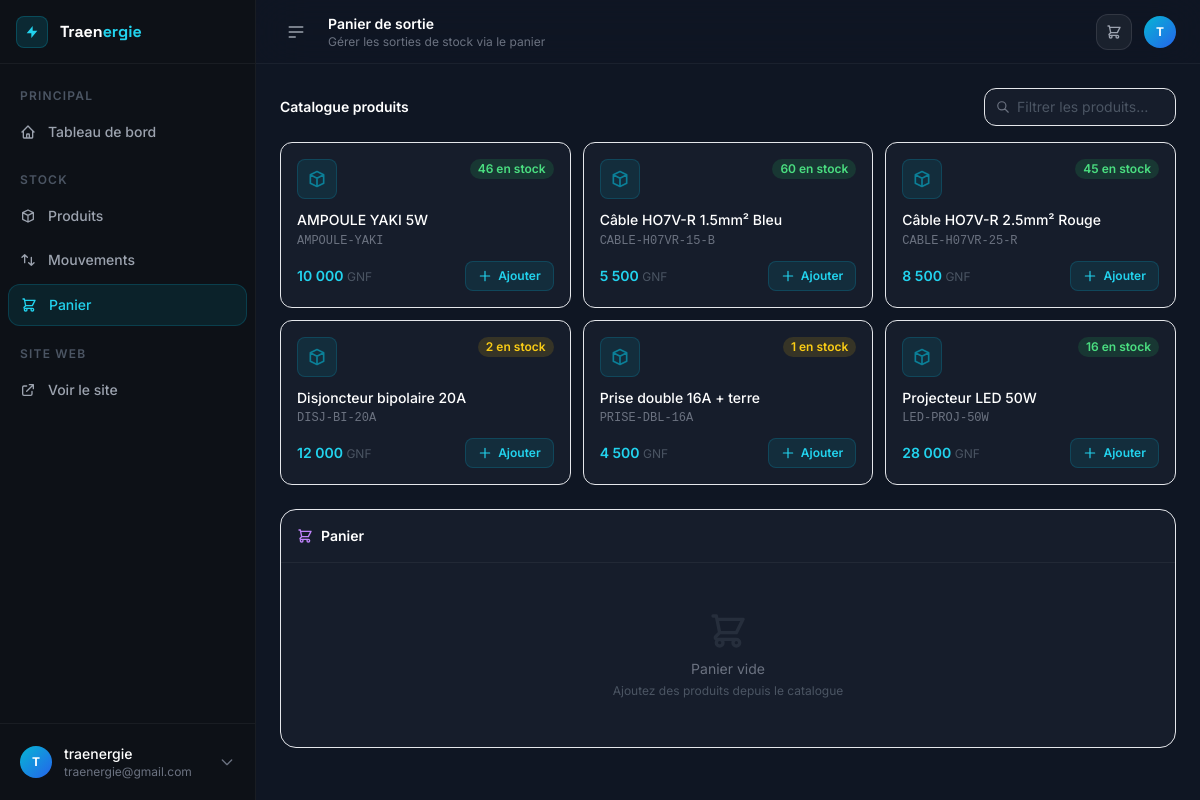
The app's page /dashboard/cart/ (signed in) with its own data.
### apps/stock/models.py (models this page shows, shortened)
class Product(models.Model):
    category = models.ForeignKey(
        Category, on_delete=models.PROTECT, related_name="products", verbose_name="Catégorie"
    )
    unit = models.ForeignKey(
        Unit, on_delete=models.PROTECT, related_name="products", verbose_name="Unité", null=True, blank=True
    )
    supplier = models.ForeignKey(
        Supplier, on_delete=models.SET_NULL, null=True, blank=True, related_name="products", verbose_name="Fournisseur"
    )
    name = models.CharField(max_length=200, verbose_name="Nom du produit")
    sku = models.CharField(max_length=100, unique=True, verbose_name="Référence SKU")
    description = models.TextField(blank=True, verbose_name="Description")
    image = models.ImageField(upload_to="products/", blank=True, null=True, verbose_name="Image")
    unit_price = models.DecimalField(max_digits=12, decimal_places=2, verbose_name="Prix unitaire (GNF)")
    quantity_in_stock = models.PositiveIntegerField(default=0, verbose_name="Quantité en stock")
    min_stock_level = models.PositiveIntegerField(default=5, verbose_name="Stock minimum d'alerte")
    is_active = models.BooleanField(default=True, verbose_name="Actif")
    created_at = models.DateTimeField(auto_now_add=True)
    updated_at = models.DateTimeField(auto_now=True)
    class Meta:
        verbose_name = "Produit"
        verbose_name_plural = "Produits"
        ordering = ["name"]

### apps/stock/views.py (the view)
# urls.py: path("cart/", views.cart_view, name="cart"),
@login_required
def cart_view(request):
    cart, _ = Cart.objects.get_or_create(user=request.user)
    products = Product.objects.filter(is_active=True, quantity_in_stock__gt=0).select_related("category")
    context = {
        "cart": cart,
        "cart_items": cart.items.select_related("product__category").all(),
        "products": products,
    }
    return render(request, "stock/cart.html", context)

### apps/stock/context_processors.py (called while the page is built)
def cart_context(request):
    cart_count = 0
    cart_total = 0
    if request.user.is_authenticated:
        try:
            cart = request.user.cart
            cart_count = cart.total_items
            cart_total = cart.total_price
        except Cart.DoesNotExist:
            pass
    return {
        "cart_count": cart_count,
        "cart_total": cart_total,
    }

### apps/stock/models.py (called while the page is built)
    @property
    def total_items(self):
        return sum(item.quantity for item in self.items.all())

    @property
    def total_price(self):
        return sum(item.subtotal for item in self.items.all())

### templates/stock/cart.html (shortened to what this page needs)
{% extends "base_dashboard.html" %}
{% load humanize %}
{% block page_title %}Panier de sortie{% endblock %}
{% block page_subtitle %}Gérer les sorties de stock via le panier{% endblock %}
{% block content %}
<div class="grid grid-cols-1 xl:grid-cols-3 gap-6" x-data="{ showProducts: true }">
  <div class="xl:col-span-2 space-y-4">
    <div class="flex items-center justify-between">
      <h3 class="font-semibold text-white text-sm">Catalogue produits</h3>
      <div class="relative">
        <svg class="absolute left-3 top-1/2 -translate-y-1/2 w-3.5 h-3.5 text-gray-500" fill="none" stroke="currentColor" viewBox="0 0 24 24"><path stroke-linecap="round" stroke-linejoin="round" stroke-width="2" d="M21 21l-6-6m2-5a7 7 0 11-14 0 7 7 0 0114 0z"/></svg>
        <input type="text" placeholder="Filtrer les produits…" id="product-search"
               class="bg-card border border-white/8 rounded-xl pl-8 pr-3 py-2 text-sm text-white placeholder-gray-600 focus:outline-none focus:border-cyan-500/50 transition w-48"
               oninput="filterProducts(this.value)">
      </div>
    </div>
    <div id="product-grid" class="grid grid-cols-1 sm:grid-cols-2 lg:grid-cols-3 gap-3">
      {% for product in products %}
      <div class="product-card bg-card border border-white/8 rounded-xl p-4 hover:border-cyan-500/30 transition group"
           data-name="{{ product.name|lower }}">
        <div class="flex items-start justify-between mb-3">
          <div class="w-10 h-10 rounded-lg bg-cyan-500/10 border border-cyan-500/20 flex items-center justify-center shrink-0">
            {% if product.image %}
            <img src="{{ product.image.url }}" class="w-full h-full object-cover rounded-lg" alt="">
            {% else %}
            <svg class="w-5 h-5 text-cyan-500/60" fill="none" stroke="currentColor" viewBox="0 0 24 24"><path stroke-linecap="round" stroke-linejoin="round" stroke-width="2" d="M20 7l-8-4-8 4m16 0l-8 4m8-4v10l-8 4m0-10L4 7m8 4v10M4 7v10l8 4"/></svg>
            {% endif %}
          </div>
          <span class="px-2 py-0.5 rounded-full text-xs font-semibold
            {% if product.quantity_in_stock > 10 %}bg-green-500/15 text-green-400
            {% elif product.quantity_in_stock > 0 %}bg-yellow-500/15 text-yellow-400
            {% else %}bg-red-500/15 text-red-400{% endif %}">
            {{ product.quantity_in_stock }} en stock
          </span>
        </div>
        <h4 class="text-white text-sm font-medium mb-1 line-clamp-2 leading-tight">{{ product.name }}</h4>
        <p class="text-gray-500 text-xs mb-3 font-mono">{{ product.sku }}</p>
        <div class="flex items-center justify-between">
          <span class="text-cyan-400 font-semibold text-sm">{{ product.unit_price|floatformat:0|intcomma }} <span class="text-gray-600 font-normal text-xs">GNF</span></span>
          <button hx-post="{% url 'dashboard:cart_add' product.id %}"
                  hx-target="#cart-panel"
                  hx-swap="innerHTML"
                  hx-headers='{"X-CSRFToken": "{{ csrf_token }}"}'
                  class="flex items-center gap-1.5 px-3 py-1.5 text-xs font-semibold rounded-lg transition
                    {% if product.quantity_in_stock > 0 %}bg-cyan-500/10 hover:bg-cyan-500/20 text-cyan-400 border border-cyan-500/20
                    {% else %}bg-white/5 text-gray-600 border border-white/5 cursor-not-allowed{% endif %}">
            <svg class="w-3.5 h-3.5" fill="none" stroke="currentColor" viewBox="0 0 24 24"><path stroke-linecap="round" stroke-linejoin="round" stroke-width="2" d="M12 4v16m8-8H4"/></svg>
            Ajouter
          </button>
        </div>
      </div>
      {% endfor %}
    </div>
  </div>
  <div class="xl:col-span-1">
    <div id="cart-panel">
      {% include "stock/partials/cart_sidebar.html" %}
    </div>
  </div>
</div>
{% endblock %}

### templates/base_dashboard.html (shortened to what this page needs)
<!DOCTYPE html>
<html lang="fr" class="h-full">
<head>
  <script src="https://cdn.tailwindcss.com"></script>
  {% load static %}
  <link rel="stylesheet" href="{% static 'css/custom.css' %}">
</head>
<body class="h-full bg-canvas text-gray-100 font-sans antialiased"
      x-data="{ sidebarOpen: true, mobileMenuOpen: false }">
<div class="flex h-full min-h-screen">
  <aside :class="sidebarOpen ? 'w-64' : 'w-16'"
         class="hidden lg:flex flex-col bg-sidebar border-r border-white/5 transition-all duration-300 ease-in-out shrink-0 fixed inset-y-0 left-0 z-40">
    <div class="flex items-center gap-3 px-4 h-16 border-b border-white/5">
      <div class="w-8 h-8 flex items-center justify-center bg-cyan-500/15 border border-cyan-500/25 rounded-lg shrink-0">
        <svg class="w-4 h-4 text-cyan-400" fill="currentColor" viewBox="0 0 24 24"><path d="M13 10V3L4 14h7v7l9-11h-7z"/></svg>
      </div>
      <span x-show="sidebarOpen" x-transition class="font-display font-bold text-base whitespace-nowrap">
        <span class="text-white">Traen</span><span class="text-cyan-400">ergie</span>
      </span>
    </div>
    <nav class="flex-1 px-2 py-4 space-y-1 overflow-y-auto">
      <p x-show="sidebarOpen" class="px-3 pt-2 pb-1 text-gray-600 text-xs font-semibold uppercase tracking-widest">Principal</p>
      <a href="{% url 'dashboard:home' %}"
         class="flex items-center gap-3 px-3 py-2.5 rounded-xl text-sm font-medium transition
                {% if request.resolver_match.url_name == 'home' %}bg-cyan-500/10 text-cyan-400 border border-cyan-500/20{% else %}text-gray-400 hover:bg-white/5 hover:text-white{% endif %}">
        <svg class="w-4 h-4 shrink-0" fill="none" stroke="currentColor" viewBox="0 0 24 24"><path stroke-linecap="round" stroke-linejoin="round" stroke-width="2" d="M3 12l2-2m0 0l7-7 7 7M5 10v10a1 1 0 001 1h3m10-11l2 2m-2-2v10a1 1 0 01-1 1h-3m-6 0a1 1 0 001-1v-4a1 1 0 011-1h2a1 1 0 011 1v4a1 1 0 001 1m-6 0h6"/></svg>
        <span x-show="sidebarOpen" x-transition>Tableau de bord</span>
      </a>
      <p x-show="sidebarOpen" class="px-3 pt-4 pb-1 text-gray-600 text-xs font-semibold uppercase tracking-widest">Stock</p>
      <a href="{% url 'dashboard:products' %}"
         class="flex items-center gap-3 px-3 py-2.5 rounded-xl text-sm font-medium transition
                {% if request.resolver_match.url_name == 'products' %}bg-cyan-500/10 text-cyan-400 border border-cyan-500/20{% else %}text-gray-400 hover:bg-white/5 hover:text-white{% endif %}">
        <svg class="w-4 h-4 shrink-0" fill="none" stroke="currentColor" viewBox="0 0 24 24"><path stroke-linecap="round" stroke-linejoin="round" stroke-width="2" d="M20 7l-8-4-8 4m16 0l-8 4m8-4v10l-8 4m0-10L4 7m8 4v10M4 7v10l8 4"/></svg>
        <span x-show="sidebarOpen" x-transition>Produits</span>
      </a>
      <a href="{% url 'dashboard:stock_movements' %}"
         class="flex items-center gap-3 px-3 py-2.5 rounded-xl text-sm font-medium transition
                {% if request.resolver_match.url_name == 'stock_movements' %}bg-cyan-500/10 text-cyan-400 border border-cyan-500/20{% else %}text-gray-400 hover:bg-white/5 hover:text-white{% endif %}">
        <svg class="w-4 h-4 shrink-0" fill="none" stroke="currentColor" viewBox="0 0 24 24"><path stroke-linecap="round" stroke-linejoin="round" stroke-width="2" d="M7 16V4m0 0L3 8m4-4l4 4m6 0v12m0 0l4-4m-4 4l-4-4"/></svg>
        <span x-show="sidebarOpen" x-transition>Mouvements</span>
      </a>
      <a href="{% url 'dashboard:cart' %}"
         class="flex items-center gap-3 px-3 py-2.5 rounded-xl text-sm font-medium transition
                {% if request.resolver_match.url_name == 'cart' %}bg-cyan-500/10 text-cyan-400 border border-cyan-500/20{% else %}text-gray-400 hover:bg-white/5 hover:text-white{% endif %}">
        <svg class="w-4 h-4 shrink-0" fill="none" stroke="currentColor" viewBox="0 0 24 24"><path stroke-linecap="round" stroke-linejoin="round" stroke-width="2" d="M3 3h2l.4 2M7 13h10l4-8H5.4M7 13L5.4 5M7 13l-2.293 2.293c-.63.63-.184 1.707.707 1.707H17m0 0a2 2 0 100 4 2 2 0 000-4zm-8 2a2 2 0 11-4 0 2 2 0 014 0z"/></svg>
        <span x-show="sidebarOpen" x-transition class="flex-1">Panier</span>
      </a>
      <p x-show="sidebarOpen" class="px-3 pt-4 pb-1 text-gray-600 text-xs font-semibold uppercase tracking-widest">Site web</p>
      <a href="{% url 'website:home' %}" target="_blank"
         class="flex items-center gap-3 px-3 py-2.5 rounded-xl text-sm font-medium text-gray-400 hover:bg-white/5 hover:text-white transition">
        <svg class="w-4 h-4 shrink-0" fill="none" stroke="currentColor" viewBox="0 0 24 24"><path stroke-linecap="round" stroke-linejoin="round" stroke-width="2" d="M10 6H6a2 2 0 00-2 2v10a2 2 0 002 2h10a2 2 0 002-2v-4M14 4h6m0 0v6m0-6L10 14"/></svg>
        <span x-show="sidebarOpen" x-transition>Voir le site</span>
      </a>
    </nav>
    <div class="border-t border-white/5 p-3">
      <div x-data="{ open: false }" class="relative">
        <button @click="open = !open" class="flex items-center gap-3 w-full px-2 py-2 rounded-xl hover:bg-white/5 transition">
          <div class="w-8 h-8 rounded-full bg-gradient-to-br from-cyan-500 to-blue-600 flex items-center justify-center text-white text-xs font-bold shrink-0">
            {{ request.user.username|first|upper }}
          </div>
          <div x-show="sidebarOpen" class="text-left flex-1 min-w-0">
            <div class="text-sm font-medium text-white truncate">{{ request.user.get_full_name|default:request.user.username }}</div>
            <div class="text-xs text-gray-500 truncate">{{ request.user.email|default:"" }}</div>
          </div>
          <svg x-show="sidebarOpen" class="w-4 h-4 text-gray-500 shrink-0" fill="none" stroke="currentColor" viewBox="0 0 24 24"><path stroke-linecap="round" stroke-linejoin="round" stroke-width="2" d="M19 9l-7 7-7-7"/></svg>
        </button>
      </div>
    </div>
  </aside>
  <div :class="sidebarOpen ? 'lg:ml-64' : 'lg:ml-16'"
       class="flex-1 flex flex-col min-w-0 transition-all duration-300">
    <header class="sticky top-0 z-30 flex items-center gap-4 h-16 px-4 lg:px-6 bg-canvas/80 backdrop-blur-xl border-b border-white/5">
      <button @click="sidebarOpen = !sidebarOpen"
              class="hidden lg:flex items-center justify-center w-8 h-8 rounded-lg hover:bg-white/5 text-gray-400 hover:text-white transition">
        <svg class="w-5 h-5" fill="none" stroke="currentColor" viewBox="0 0 24 24"><path stroke-linecap="round" stroke-linejoin="round" stroke-width="2" d="M4 6h16M4 12h16M4 18h7"/></svg>
      </button>
      <div class="flex-1">
        <h1 class="text-sm font-semibold text-white">{% block page_title %}Dashboard{% endblock %}</h1>
        <p class="text-xs text-gray-500">{% block page_subtitle %}{% endblock %}</p>
      </div>
      <div class="flex items-center gap-3">
        <a href="{% url 'dashboard:cart' %}" class="relative flex items-center justify-center w-9 h-9 rounded-xl bg-white/5 hover:bg-white/10 border border-white/10 transition text-gray-400 hover:text-white">
          <svg class="w-4 h-4" fill="none" stroke="currentColor" viewBox="0 0 24 24"><path stroke-linecap="round" stroke-linejoin="round" stroke-width="2" d="M3 3h2l.4 2M7 13h10l4-8H5.4M7 13L5.4 5M7 13l-2.293 2.293c-.63.63-.184 1.707.707 1.707H17m0 0a2 2 0 100 4 2 2 0 000-4zm-8 2a2 2 0 11-4 0 2 2 0 014 0z"/></svg>
        </a>
        <div class="w-8 h-8 rounded-full bg-gradient-to-br from-cyan-500 to-blue-600 flex items-center justify-center text-white text-xs font-bold">
          {{ request.user.username|first|upper }}
        </div>
      </div>
    </header>
    <main class="flex-1 p-4 lg:p-6 overflow-auto">
      {% block content %}{% endblock %}
    </main>
  </div>
</div>
</body>
</html>

### static/css/custom.css (style rules this page uses)
.line-clamp-2 { display: -webkit-box; -webkit-line-clamp: 2; -webkit-box-orient: vertical; overflow: hidden; }
aside { transition: width 0.28s cubic-bezier(0.4, 0, 0.2, 1); }

### records on screen
Product: quantity_in_stock "46", name "AMPOULE YAKI 5W", sku "AMPOULE-YAKI", unit_price "10 000"
Product: quantity_in_stock "60", name "Câble HO7V-R 1.5mm² Bleu", sku "CABLE-H07VR-15-B", unit_price "5 500"
Product: quantity_in_stock "45", name "Câble HO7V-R 2.5mm² Rouge", sku "CABLE-H07VR-25-R", unit_price "8 500"
Product: quantity_in_stock "2", name "Disjoncteur bipolaire 20A", sku "DISJ-BI-20A", unit_price "12 000"
Product: quantity_in_stock "1", name "Prise double 16A + terre", sku "PRISE-DBL-16A", unit_price "4 500"
Product: quantity_in_stock "16", name "Projecteur LED 50W", sku "LED-PROJ-50W", unit_price "28 000"

### other values on screen
{{ request.user.username|first|upper }} "T"
{{ request.user.get_full_name|default:request.user.username }} "traenergie"
{{ request.user.email|default:"" }} "traenergie@gmail.com"
